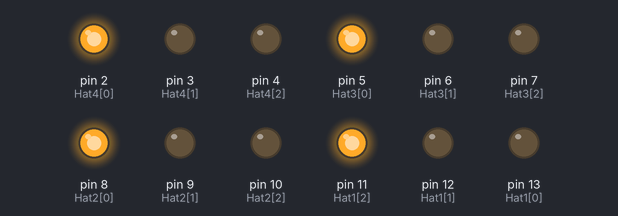
The sketch below on a simulated Arduino Uno, built with avr-gcc and run on an emulated ATmega328P. On the bench: output pins drawn as LEDs (lit = HIGH).

Above: at 3.5 s.
At 12.5 s:
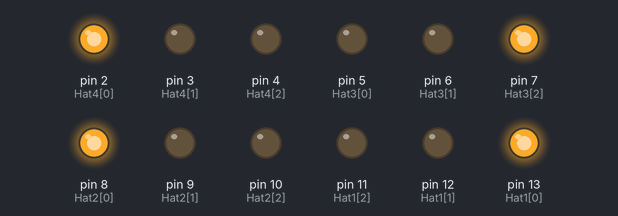
At 17.0 s:
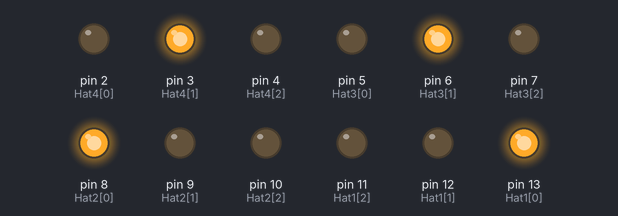
At 21.5 s:
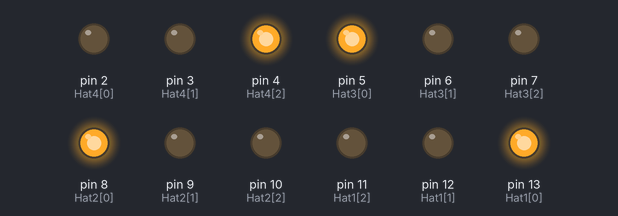
At 30.5 s:
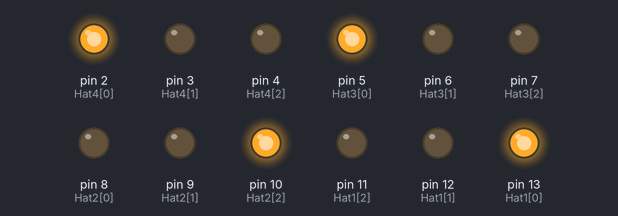
At 44.0 s:
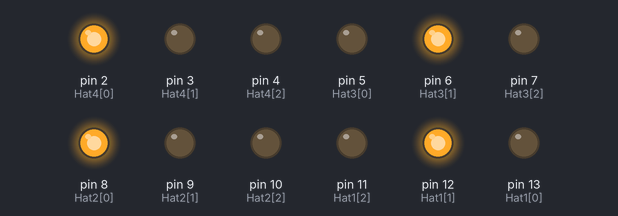
Timing chart, 0 to 46.8 s (numbered marks = the images above):
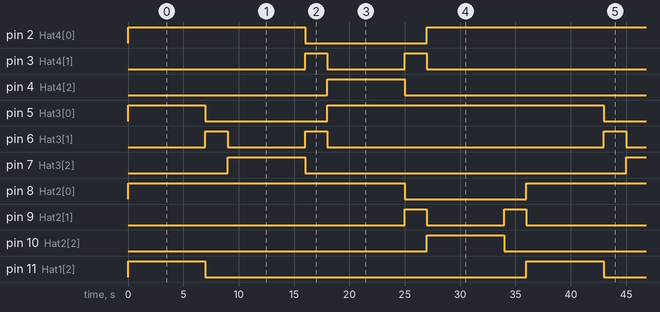

The sketch:

Traffic.ino
```cpp
int Hat1[] = {13,12,11};  // Hat 1 Kırmızı - Sarı - Yeşil
int Hat2[] = {8,9,10};    // Hat 2 Kırmızı - Sarı - Yeşil
int Hat3[] = {5,6,7};     // Hat 3 Kırmızı - Sarı - Yeşil
int Hat4[] = {2,3,4};     // Hat 4 Kırmızı - Sarı - Yeşil

void setup()
{
for (int i = 0; i < 3; i++)
{
pinMode(Hat1[i], OUTPUT);
pinMode(Hat2[i], OUTPUT);
pinMode(Hat3[i], OUTPUT);
pinMode(Hat4[i], OUTPUT);
}
for (int i = 0; i < 3; i++)
{
digitalWrite(Hat1[i], 0);
digitalWrite(Hat2[i], 0);
digitalWrite(Hat3[i], 0);
digitalWrite(Hat4[i], 0);
}
}
void loop()
{
digitalWrite(Hat1[2], 1);
digitalWrite(Hat3[0], 1);
digitalWrite(Hat4[0], 1);
digitalWrite(Hat2[0], 1);
delay(7000);
digitalWrite(Hat1[2], 0);
digitalWrite(Hat3[0], 0);
digitalWrite(Hat1[1], 1);
digitalWrite(Hat3[1], 1);
delay(2000);
digitalWrite(Hat1[1], 0);
digitalWrite(Hat3[1], 0);
digitalWrite(Hat1[0], 1);
digitalWrite(Hat3[2], 1);
delay(7000);
digitalWrite(Hat3[2], 0);
digitalWrite(Hat4[0], 0);
digitalWrite(Hat3[1], 1);
digitalWrite(Hat4[1], 1);
delay(2000);
digitalWrite(Hat3[1], 0);
digitalWrite(Hat4[1], 0);
digitalWrite(Hat3[0], 1);
digitalWrite(Hat4[2], 1);
delay(7000);
digitalWrite(Hat4[2], 0);
digitalWrite(Hat2[0], 0);
digitalWrite(Hat4[1], 1);
digitalWrite(Hat2[1], 1);
delay(2000);
digitalWrite(Hat4[1], 0);
digitalWrite(Hat2[1], 0);
digitalWrite(Hat4[0], 1);
digitalWrite(Hat2[2], 1);
delay(7000);
digitalWrite(Hat1[0], 0);
digitalWrite(Hat2[2], 0);
digitalWrite(Hat1[1], 1);
digitalWrite(Hat2[1], 1);
delay(2000);
digitalWrite(Hat2[1], 0);
digitalWrite(Hat1[1], 0);
}
```

Measured:
- by itself, pin 2 (Hat4[0]), pin 5 (Hat3[0]): repeats every 36.0 s: LOW 11.0 s, HIGH 25.0 s
- by itself, pin 3 (Hat4[1]), pin 6 (Hat3[1]), pin 9 (Hat2[1]): repeats every 36.0 s: LOW 7.0 s, HIGH 2.0 s, LOW 25.0 s, HIGH 2.0 s
- by itself, pin 4 (Hat4[2]), pin 7 (Hat3[2]), pin 10 (Hat2[2]), pin 11 (Hat1[2]): alternates HIGH for 7.0 s and LOW for 29.0 s
- by itself, pin 8 (Hat2[0]), pin 13 (Hat1[0]): alternates HIGH for 25.0 s and LOW for 11.0 s
- by itself, pin 12 (Hat1[1]): repeats every 36.0 s: LOW 25.0 s, HIGH 2.0 s, LOW 7.0 s, HIGH 2.0 s
